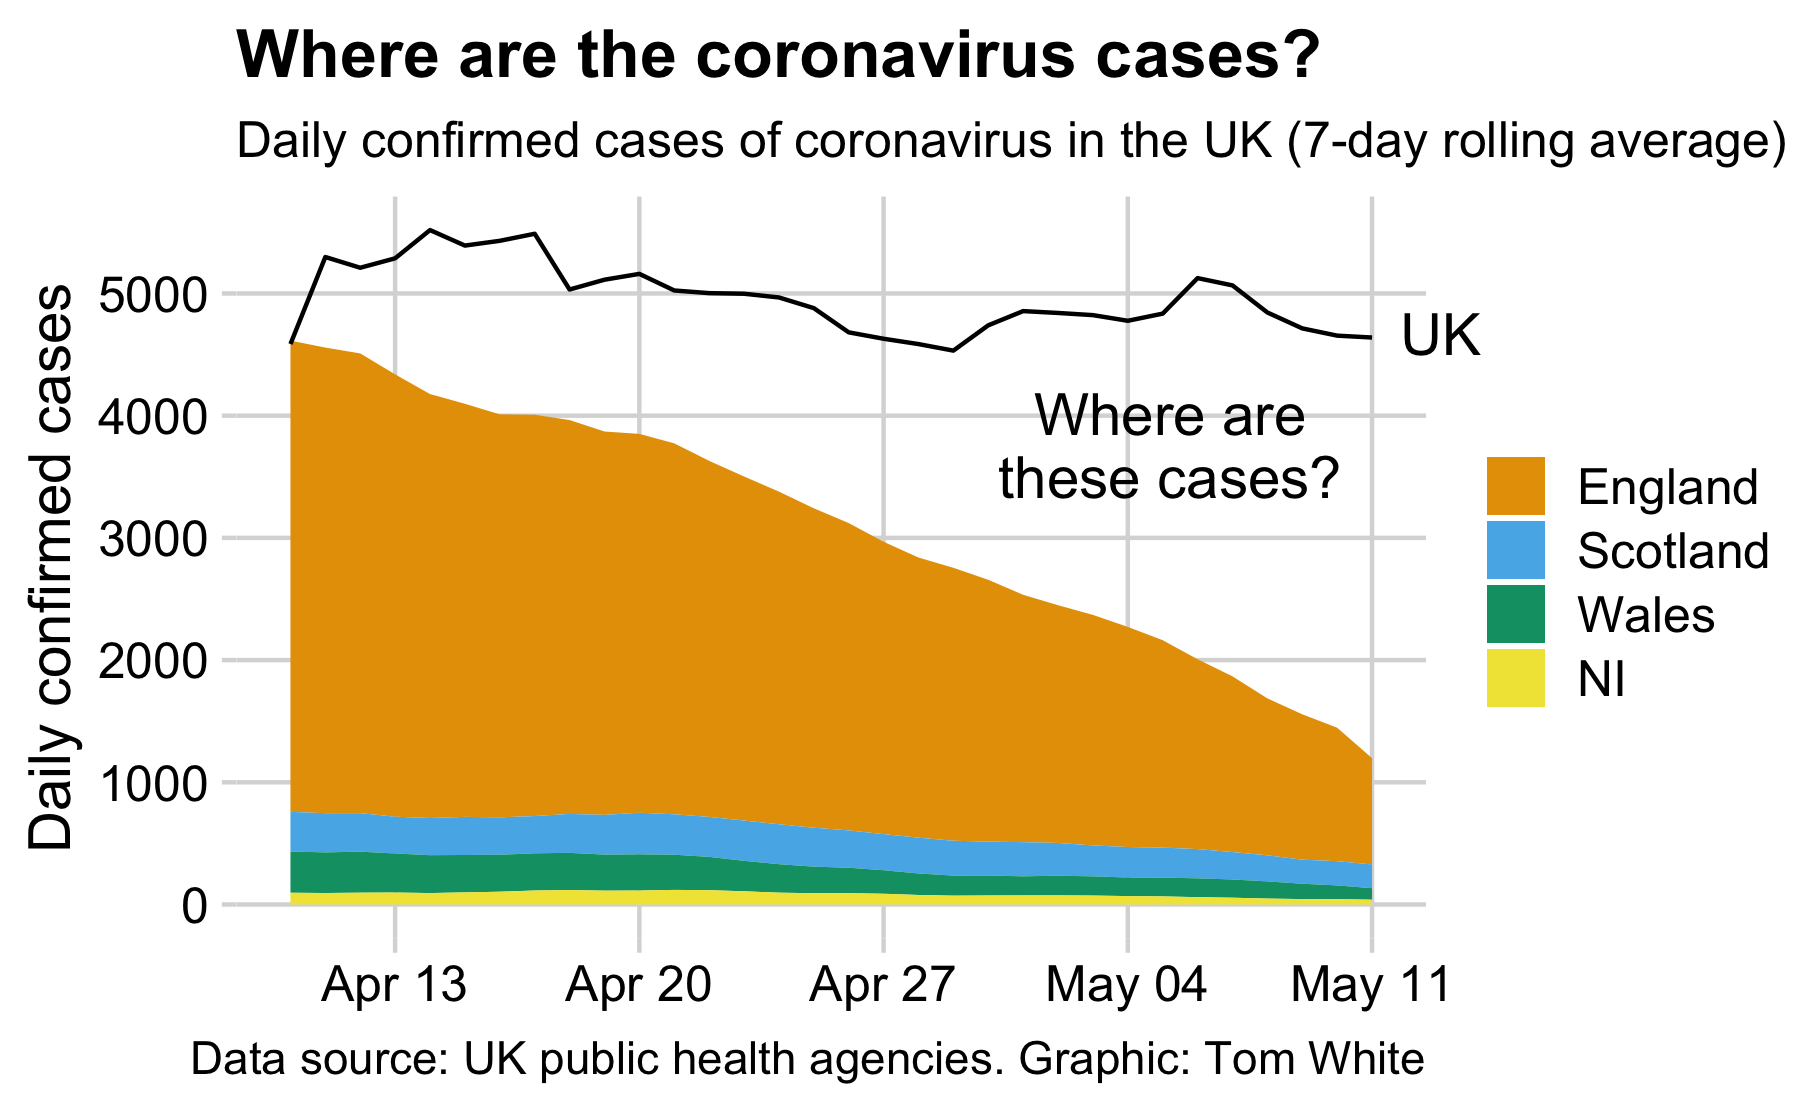

Generate this figure with R:
#install.packages("cowplot")
#options(download.file.method= "libcurl")
#remotes::install_github("clauswilke/colorblindr")

library(colorblindr)
library(cowplot)
library(tidyverse)
library(zoo)

# Latest data is at https://raw.githubusercontent.com/tomwhite/covid-19-uk-data/master/data/covid-19-indicators-uk.csv
cases <- read_csv("data/covid-19-indicators-uk.csv") %>%
  filter(Indicator == "ConfirmedCases") %>% # only interested in cases
  pivot_wider(names_from = c(Indicator, Country), values_from = Value) %>% # widen so we can compute rolling means
  mutate(DailyConfirmedCases_UK = ConfirmedCases_UK - lag(ConfirmedCases_UK)) %>%
  mutate(DailyConfirmedCases_England = ConfirmedCases_England - lag(ConfirmedCases_England)) %>%
  mutate(DailyConfirmedCases_Scotland = ConfirmedCases_Scotland - lag(ConfirmedCases_Scotland)) %>%
  mutate(DailyConfirmedCases_Wales = ConfirmedCases_Wales - lag(ConfirmedCases_Wales)) %>%
  mutate(DailyConfirmedCases_NI = `ConfirmedCases_Northern Ireland` - lag(`ConfirmedCases_Northern Ireland`)) %>%
  select(-starts_with("ConfirmedCases")) %>%
  mutate(RollingDailyConfirmedCases_UK = rollmean(DailyConfirmedCases_UK, 7, align = "right", na.pad=TRUE)) %>%
  mutate(RollingDailyConfirmedCases_England = rollmean(DailyConfirmedCases_England, 7, align = "right", na.pad=TRUE)) %>%
  mutate(RollingDailyConfirmedCases_Scotland = rollmean(DailyConfirmedCases_Scotland, 7, align = "right", na.pad=TRUE)) %>%
  mutate(RollingDailyConfirmedCases_Wales = rollmean(DailyConfirmedCases_Wales, 7, align = "right", na.pad=TRUE)) %>%
  mutate(RollingDailyConfirmedCases_NI = rollmean(DailyConfirmedCases_NI, 7, align = "right", na.pad=TRUE)) %>%
  select(-starts_with("DailyConfirmedCases")) %>%
  filter(Date >= "2020-04-10" & Date <= "2020-05-11")

uk_nations = c("England", "Scotland", "Wales", "NI")

p <- cases %>%
  select(-RollingDailyConfirmedCases_UK) %>%
  pivot_longer(cols = starts_with("RollingDailyConfirmedCases"), names_to = "UK nation", values_to = "Value", values_drop_na = TRUE) %>%
  mutate(`UK nation` = factor(sub('.*_', '', `UK nation`), levels = uk_nations)) %>%
  ggplot() +
  geom_area(aes(Date, Value, fill=`UK nation`)) +
  geom_line(data = cases, aes(Date, RollingDailyConfirmedCases_UK)) +
  scale_fill_OkabeIto() +
  scale_y_continuous(name="Daily confirmed cases", breaks = seq(0, 5000, 1000)) +
  labs(
    title = "Where are the coronavirus cases?",
    subtitle = "Daily confirmed cases of coronavirus in the UK (7-day rolling average)",
    caption = "Data source: UK public health agencies. Graphic: Tom White"
  ) +
  theme_minimal_grid() +
  theme(axis.title.x = element_blank()) + # remove x axis title
  theme(legend.title = element_blank())

plot <- ggdraw(p) + 
  draw_label("UK", x = 0.8, y = 0.7) +
  draw_label("Where are\nthese cases?", x = 0.65, y = 0.6)

plot
  
save_plot("where_are_the_coronavirus_cases.png", plot)
